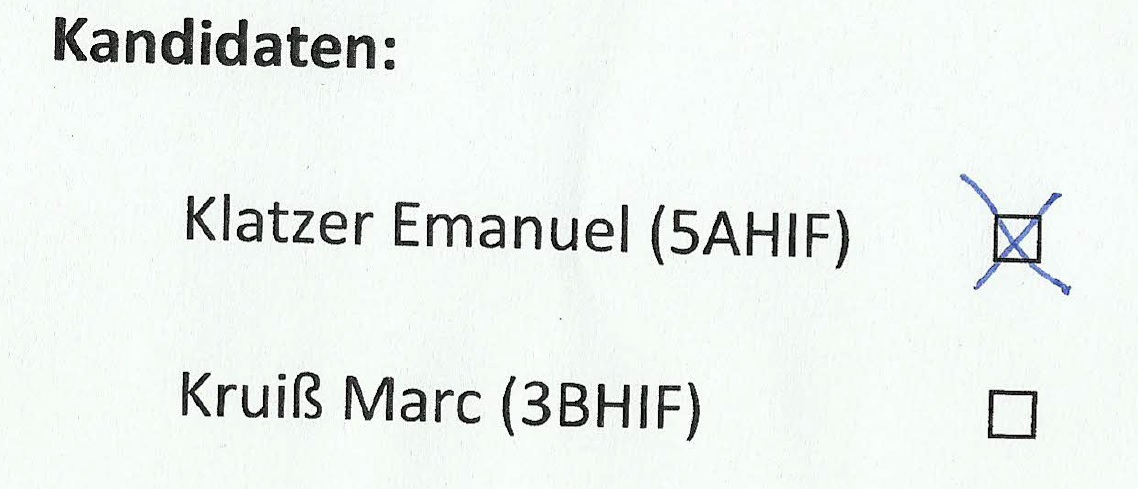
#> input picture wahlzettel.jpeg, 1138 x 489 px, given in place of wahlzettel.jpg, which was not available
$ python EdgeDetection.py   (older library calls are emulated)
#> lines starting #> are read from the running program, lines starting #| are printed output that depends on the picture; after the words box and inside, x2 and y2 are one past the last pixel; in counts of white or black regions, pixels touching at a corner belong together; pictures that were not available may be replaced by others from this repository, and a replacement may not be noted
import cv2
import numpy as np

img = cv2.imread(r"C:\Users\laraa\Desktop\wahlzettel.jpg", cv2.IMREAD_GRAYSCALE)
#> img: shape (489, 1138); min 0, max 255, mean 239.2
img = cv2.GaussianBlur(img, (11, 11), 0)
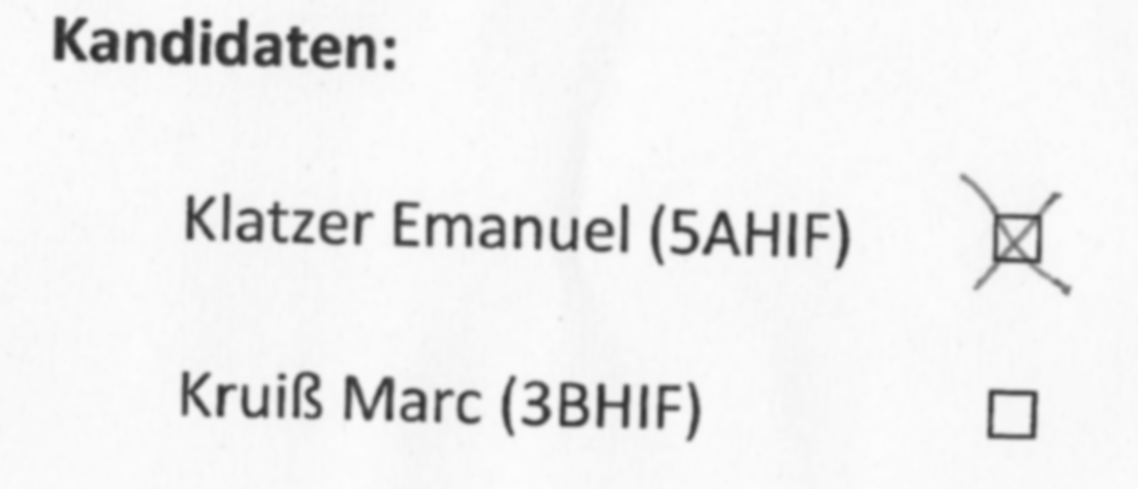
#> img: shape (489, 1138); min 39, max 252, mean 239.2
sobelx = cv2.Sobel(img, cv2.CV_64F, 1, 0)
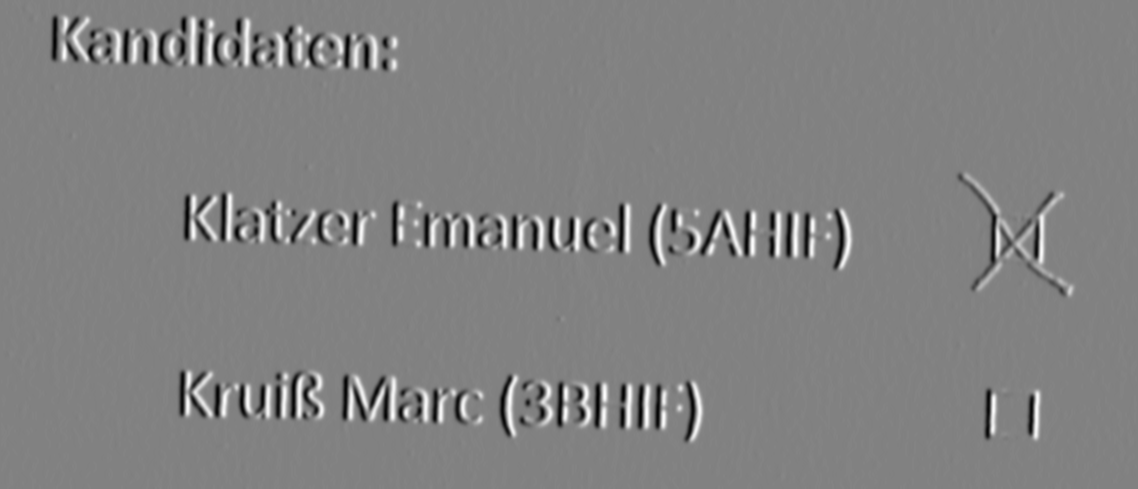
#> sobelx: shape (489, 1138) float64; min -340, max 327, mean 0; drawn with min black and max white
sobely = cv2.Sobel(img, cv2.CV_64F, 0, 1)
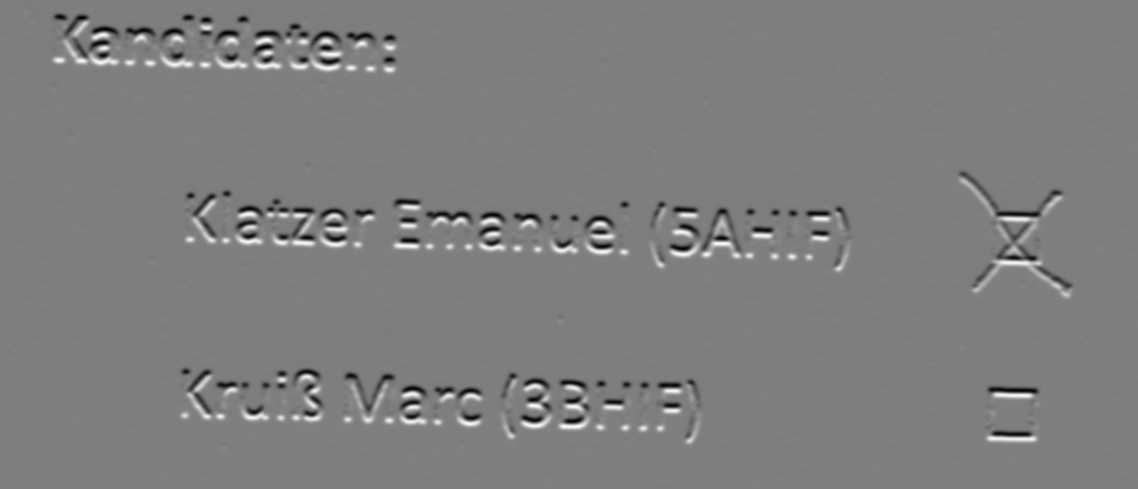
#> sobely: shape (489, 1138) float64; min -322, max 326, mean 0; drawn with min black and max white
laplacian = cv2.Laplacian(img, cv2.CV_64F, ksize=5)
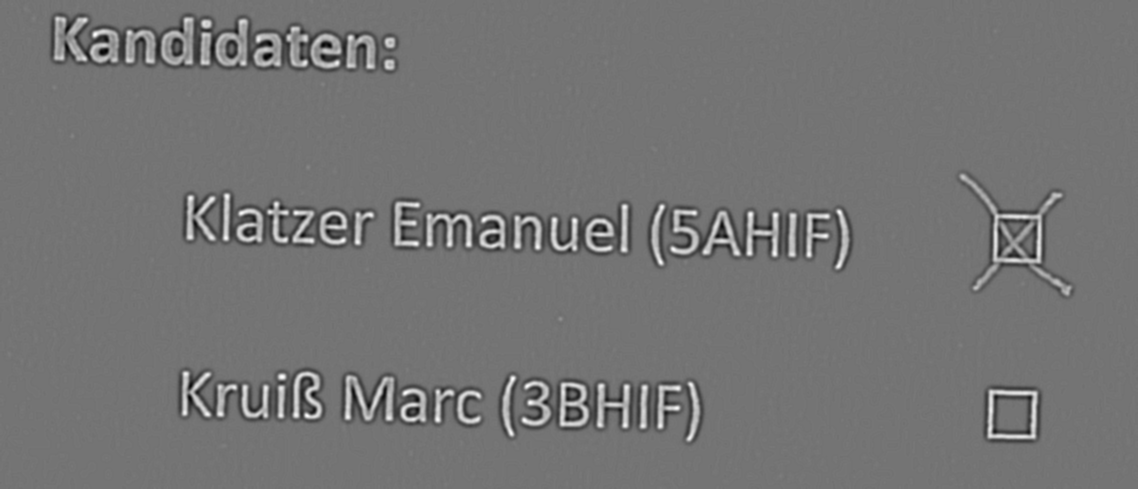
#> laplacian: shape (489, 1138) float64; min -1502, max 1788, mean 0; drawn with min black and max white
image = cv2.Canny(img, 100, 150)
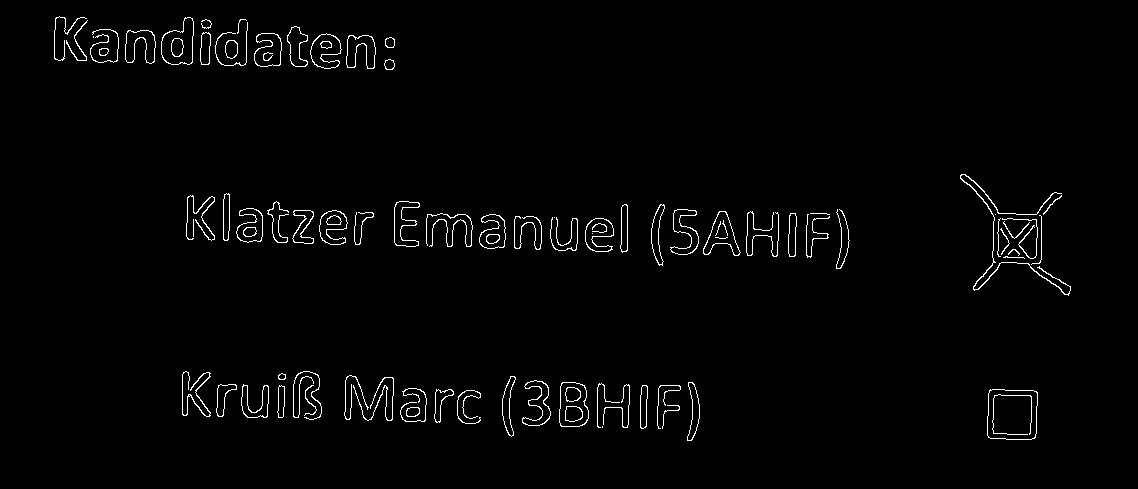
#> image: shape (489, 1138); 1.7% white in thin lines or dots, all inside (x1, y1, x2, y2) = (54, 16, 1071, 441)
# [4 lines of commented-out code are left out]
cv2.imshow("Wahlzettel", image)
cv2.waitKey(0)
cv2.destroyAllWindows()
